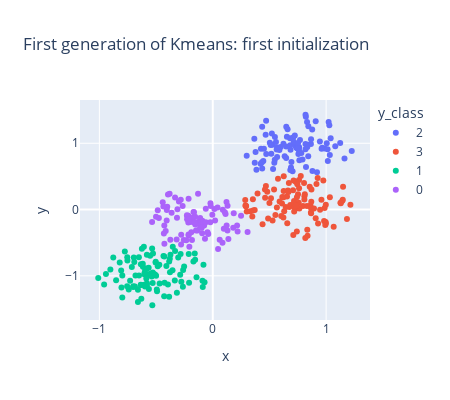

Write notebook code for a chart like this one.
### Markdown cell above
##### Plot the points with there calculated classes

### Code cell
px.scatter(df,x='x',y='y',color='y_class',height=400, width=450,
           title='First generation of Kmeans: first initialization')
